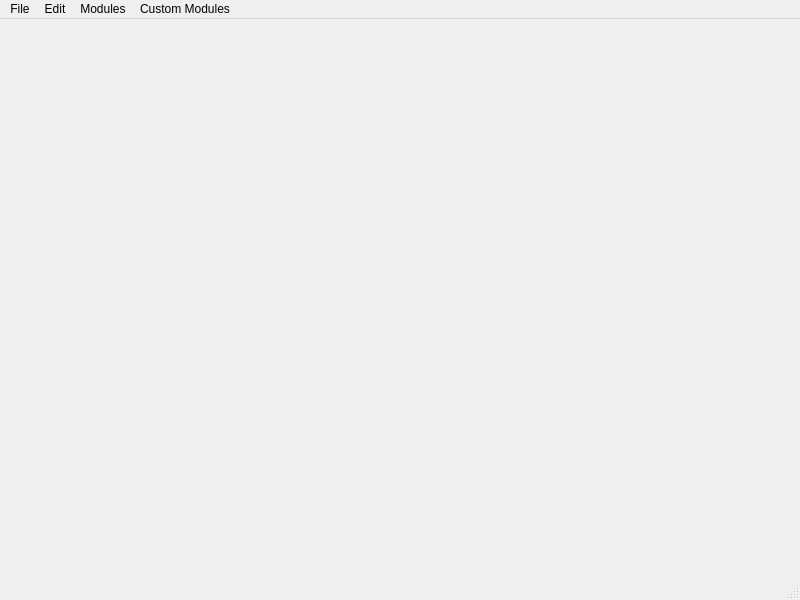
<?xml version="1.0" encoding="UTF-8"?>
<ui version="4.0">
 <class>MainWindow</class>
 <widget class="QMainWindow" name="MainWindow">
  <property name="geometry">
   <rect>
    <x>0</x>
    <y>0</y>
    <width>800</width>
    <height>600</height>
   </rect>
  </property>
  <property name="windowTitle">
   <string>MainWindow</string>
  </property>
  <widget class="QWidget" name="centralwidget"/>
  <widget class="QMenuBar" name="menubar">
   <property name="geometry">
    <rect>
     <x>0</x>
     <y>0</y>
     <width>800</width>
     <height>23</height>
    </rect>
   </property>
   <widget class="QMenu" name="menuFile">
    <property name="title">
     <string>File</string>
    </property>
    <addaction name="actionOpen_work_environment"/>
    <addaction name="actionSave_work_environment"/>
    <addaction name="separator"/>
    <addaction name="actionDump_Work_Environment"/>
   </widget>
   <widget class="QMenu" name="menuModules">
    <property name="title">
     <string>Modules</string>
    </property>
    <widget class="QMenu" name="menuLoad_images">
     <property name="title">
      <string>Load images</string>
     </property>
     <addaction name="actionMesfile"/>
     <addaction name="actionTiff_file"/>
    </widget>
    <widget class="QMenu" name="menuCaImAn_toolbox">
     <property name="title">
      <string>CaImAn toolbox</string>
     </property>
     <addaction name="actionMotion_Correction"/>
     <addaction name="actionCNMF"/>
     <addaction name="actionCNMF_E"/>
    </widget>
    <addaction name="menuLoad_images"/>
    <addaction name="menuCaImAn_toolbox"/>
    <addaction name="actionROI_Manager"/>
    <addaction name="actionStandard_tools"/>
    <addaction name="actionManual_motion_correction"/>
    <addaction name="actionBatch_Manager"/>
    <addaction name="separator"/>
    <addaction name="actionRun_script"/>
   </widget>
   <widget class="QMenu" name="menuEdit">
    <property name="title">
     <string>Edit</string>
    </property>
    <addaction name="actionUndo"/>
    <addaction name="actionRedo"/>
   </widget>
   <widget class="QMenu" name="menuCustom_Modules">
    <property name="title">
     <string>Custom Modules</string>
    </property>
    <addaction name="actionReload_list"/>
    <addaction name="separator"/>
   </widget>
   <addaction name="menuFile"/>
   <addaction name="menuEdit"/>
   <addaction name="menuModules"/>
   <addaction name="menuCustom_Modules"/>
  </widget>
  <widget class="QStatusBar" name="statusbar"/>
  <action name="actionOpen_work_environment">
   <property name="text">
    <string>Open work environment</string>
   </property>
  </action>
  <action name="actionSave_work_environment">
   <property name="text">
    <string>Save work environment</string>
   </property>
  </action>
  <action name="actionLoad_images">
   <property name="text">
    <string>Load images</string>
   </property>
  </action>
  <action name="actionMesfile">
   <property name="checkable">
    <bool>false</bool>
   </property>
   <property name="text">
    <string>Mesfile</string>
   </property>
  </action>
  <action name="actionTiff_file">
   <property name="checkable">
    <bool>false</bool>
   </property>
   <property name="text">
    <string>Tiff file</string>
   </property>
  </action>
  <action name="actionMotion_Correction">
   <property name="checkable">
    <bool>false</bool>
   </property>
   <property name="text">
    <string>Motion Correction</string>
   </property>
  </action>
  <action name="actionCNMF">
   <property name="checkable">
    <bool>false</bool>
   </property>
   <property name="text">
    <string>CNMF</string>
   </property>
  </action>
  <action name="actionROI_Manager">
   <property name="checkable">
    <bool>false</bool>
   </property>
   <property name="text">
    <string>ROI Manager</string>
   </property>
  </action>
  <action name="actionStandard_tools">
   <property name="checkable">
    <bool>false</bool>
   </property>
   <property name="text">
    <string>Standard tools</string>
   </property>
  </action>
  <action name="actionManual_motion_correction">
   <property name="checkable">
    <bool>false</bool>
   </property>
   <property name="text">
    <string>Manual motion correction</string>
   </property>
  </action>
  <action name="actionReset_list">
   <property name="text">
    <string>Reset list</string>
   </property>
  </action>
  <action name="actionUndo">
   <property name="text">
    <string>Undo</string>
   </property>
  </action>
  <action name="actionRedo">
   <property name="text">
    <string>Redo</string>
   </property>
  </action>
  <action name="actionRun_script">
   <property name="text">
    <string>Run script</string>
   </property>
  </action>
  <action name="actionReload_list">
   <property name="text">
    <string>Reload list</string>
   </property>
  </action>
  <action name="actionCNMF_E">
   <property name="text">
    <string>CNMF-E</string>
   </property>
  </action>
  <action name="actionBatch_Manager">
   <property name="text">
    <string>Batch Manager</string>
   </property>
  </action>
  <action name="actionDump_Work_Environment">
   <property name="text">
    <string>Dump Work Environment</string>
   </property>
  </action>
 </widget>
 <resources/>
 <connections/>
</ui>
